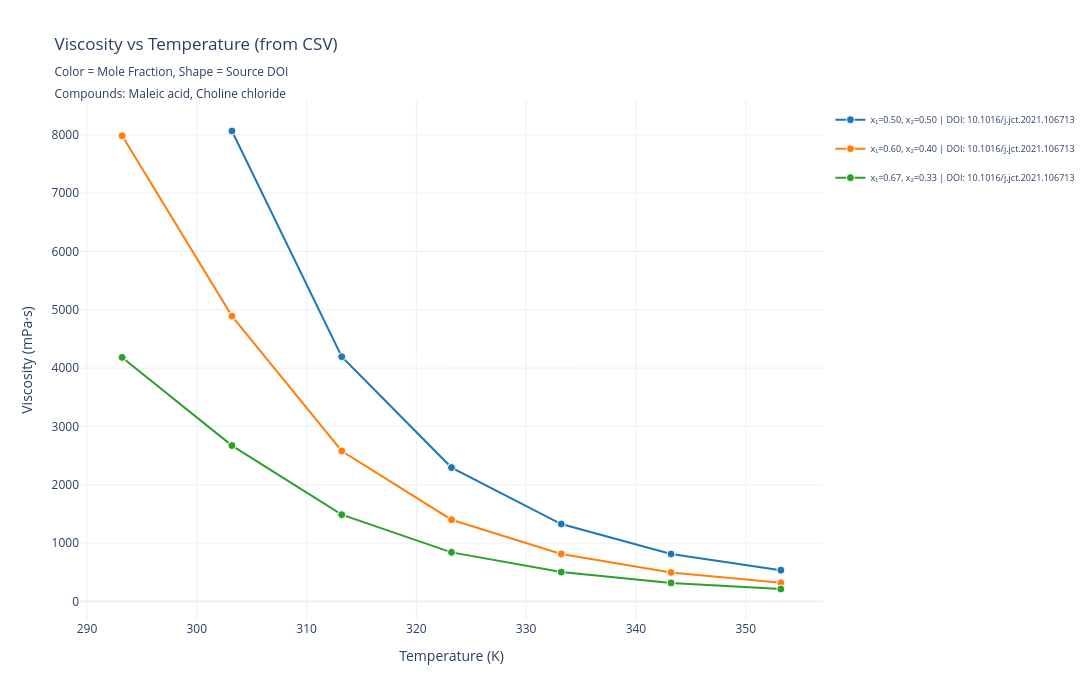

The cell this chart's notebook holds for it:
### Code cell
# Create single plot: color by mole fraction, shape by source_doi (from CSV)
fig = go.Figure()

# Get unique mole fraction combinations and source DOIs
unique_combos = sorted(df_viscosity_csv['mole_fraction_combo'].unique())
unique_dois = sorted(df_viscosity_csv['source_doi'].dropna().unique())

# Color palette for mole fractions
colors = ['#1f77b4', '#ff7f0e', '#2ca02c', '#d62728', '#9467bd', '#8c564b', '#e377c2', '#7f7f7f', '#bcbd22', '#17becf']

# Marker shapes for different DOIs (circle, square, diamond, triangle, etc.)
marker_symbols = ['circle', 'square', 'diamond', 'triangle-up', 'triangle-down', 
                  'triangle-left', 'triangle-right', 'star', 'pentagon', 'hexagon',
                  'cross', 'x', 'diamond-wide', 'diamond-tall']

print(f"Found {len(unique_dois)} unique source DOIs")
print(f"Found {len(unique_combos)} unique mole fraction combinations")

# Create traces for each combination of (mole_fraction_combo, source_doi)
for combo_idx, combo in enumerate(unique_combos):
    combo_color = colors[combo_idx % len(colors)]
    
    for doi_idx, doi in enumerate(unique_dois):
        # Filter data for this specific combination
        filtered_data = df_viscosity_csv[
            (df_viscosity_csv['mole_fraction_combo'] == combo) & 
            (df_viscosity_csv['source_doi'] == doi)
        ].copy()
        
        if len(filtered_data) > 0:
            # Sort by temperature
            filtered_data = filtered_data.sort_values('temperature')
            
            # Create trace name that includes both mole fraction and DOI
            trace_name = f"{combo} | DOI: {doi[:30]}..." if len(str(doi)) > 30 else f"{combo} | DOI: {doi}"
            
            # Add trace
            fig.add_trace(go.Scatter(
                x=filtered_data['temperature'],
                y=filtered_data['viscosity_1000'],
                mode='lines+markers',
                name=trace_name,
                line=dict(color=combo_color, width=2, dash='solid'),
                marker=dict(
                    symbol=marker_symbols[doi_idx % len(marker_symbols)],
                    size=8,
                    color=combo_color,
                    line=dict(width=1, color='white')
                ),
                legendgroup=combo,  # Group by mole fraction in legend
                hovertemplate='<b>Mole Fraction: %{fullData.name}</b><br>' +
                              'Temperature: %{x:.2f} K<br>' +
                              'Viscosity: %{y:.2f} mPa·s<br>' +
                              '<extra></extra>'
            ))

# Update layout
fig.update_layout(
    title='Viscosity vs Temperature (from CSV)<br><sub>Color = Mole Fraction, Shape = Source DOI<br>Compounds: Maleic acid, Choline chloride</sub>',
    xaxis_title='Temperature (K)',
    yaxis_title='Viscosity (mPa·s)',
    hovermode='closest',
    template='plotly_white',
    width=1200,
    height=700,
    legend=dict(
        yanchor="top",
        y=0.99,
        xanchor="left",
        x=1.01,
        font=dict(size=9)
    )
)

# Show the interactive plot
fig.show()

print(f"\n✅ Created single plot from CSV with:")
print(f"   - {len(unique_combos)} mole fraction combinations (colors)")
print(f"   - {len(unique_dois)} source DOIs (marker shapes)")
print(f"   - Click legend items to show/hide traces")

### Figure 1 — Plotly figure (JSON) as saved in the notebook; plotly's stock layout.template omitted (floating-point values rounded to 4 significant figures)
{"data": [{"hovertemplate": "<b>Mole Fraction: %{fullData.name}</b><br>Temperature: %{x:.2f} K<br>Viscosity: %{y:.2f} mPa·s<br><extra></extra>", "legendgroup": "x₁=0.50, x₂=0.50", "line": {"color": "#1f77b4", "dash": "solid", "width": 2}, "marker": {"color": "#1f77b4", "line": {"color": "white", "width": 1}, "size": 8, "symbol": "circle"}, "mode": "lines+markers", "name": "x₁=0.50, x₂=0.50 | DOI: 10.1016/j.jct.2021.106713", "type": "scatter", "x": [303.2, 313.2, 323.2, 333.2, 343.2, 353.2], "y": [8065.0, 4196, 2295, 1327, 812, 536]}, {"hovertemplate": "<b>Mole Fraction: %{fullData.name}</b><br>Temperature: %{x:.2f} K<br>Viscosity: %{y:.2f} mPa·s<br><extra></extra>", "legendgroup": "x₁=0.60, x₂=0.40", "line": {"color": "#ff7f0e", "dash": "solid", "width": 2}, "marker": {"color": "#ff7f0e", "line": {"color": "white", "width": 1}, "size": 8, "symbol": "circle"}, "mode": "lines+markers", "name": "x₁=0.60, x₂=0.40 | DOI: 10.1016/j.jct.2021.106713", "type": "scatter", "x": [293.2, 303.2, 313.2, 323.2, 333.2, 343.2, 353.2], "y": [7984, 4891, 2579, 1401, 814, 497, 319]}, {"hovertemplate": "<b>Mole Fraction: %{fullData.name}</b><br>Temperature: %{x:.2f} K<br>Viscosity: %{y:.2f} mPa·s<br><extra></extra>", "legendgroup": "x₁=0.67, x₂=0.33", "line": {"color": "#2ca02c", "dash": "solid", "width": 2}, "marker": {"color": "#2ca02c", "line": {"color": "white", "width": 1}, "size": 8, "symbol": "circle"}, "mode": "lines+markers", "name": "x₁=0.67, x₂=0.33 | DOI: 10.1016/j.jct.2021.106713", "type": "scatter", "x": [293.2, 303.2, 313.2, 323.2, 333.2, 343.2, 353.2], "y": [4183, 2672, 1488, 841, 503, 318, 213]}], "layout": {"height": 700, "hovermode": "closest", "legend": {"font": {"size": 9}, "x": 1.01, "xanchor": "left", "y": 0.99, "yanchor": "top"}, "title": {"text": "Viscosity vs Temperature (from CSV)<br><sub>Color = Mole Fraction, Shape = Source DOI<br>Compounds: Maleic acid, Choline chloride</sub>"}, "width": 1200, "xaxis": {"title": {"text": "Temperature (K)"}}, "yaxis": {"title": {"text": "Viscosity (mPa·s)"}}}}
